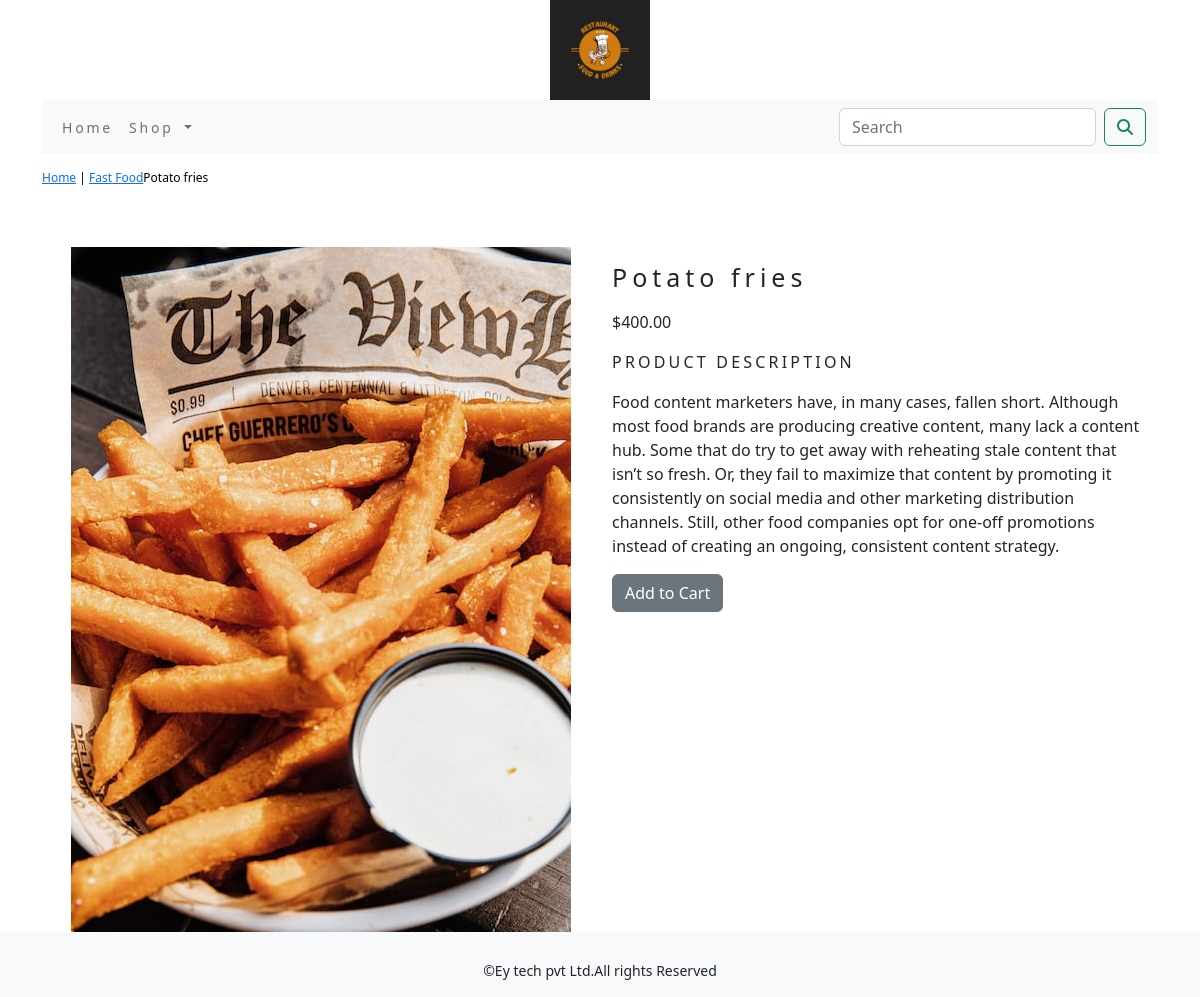
Screenshot of /shop/fast-food/potato-fries/ with the database file from the repository.
### shopapp/models.py (models this page shows, shortened)
class Product(models.Model):
    name=models.CharField(max_length=250,unique=True)
    slug=models.SlugField(max_length=250,unique=True)
    description=models.TextField(blank=True)
    price=models.DecimalField(max_digits=10,decimal_places=2)
    category=models.ForeignKey(Category,on_delete=models.CASCADE)
    img=models.ImageField(upload_to='product',blank=True)
    stock=models.IntegerField()
    available=models.BooleanField(default=True)
    created=models.DateTimeField(auto_now_add=True)
    updated=models.DateTimeField(auto_now=True)
    class Meta:
        ordering = ('name',)
        verbose_name = 'product'
        verbose_name_plural = 'products'

class Category(models.Model):
    name=models.CharField(max_length=250,unique=True)
    slug=models.SlugField(max_length=250,unique=True)
    description=models.TextField(blank=True)
    image=models.ImageField(upload_to='category',blank=True)
    class Meta:
        ordering=('name',)
        verbose_name='category'
        verbose_name_plural='categories'
    def get_url(self):
        return reverse('shopapp:products_by_category', args=[self.slug])
    def __str__(self):
        return '{}'.format(self.name)

### shopapp/views.py (the view)
# urls.py: path('<slug:c_slug>/<slug:product_slug>/',views.proDetails,name='proCatdetail'),
def proDetails(request,c_slug,product_slug):
    try:
        product=Product.objects.get(category__slug=c_slug,slug=product_slug)
    except Exception as e:
        raise e
    return render(request,'product.html',{'product':product})

### cart/context_processors.py (called while the page is built)
def counter(request):
    item_count=0
    if 'admin' in request.path:
        return {}
    else:
        try:
            cart=Cart.objects.filter(cart_id=_cart_id(request))
            car_items=CartItem.objects.all().filter(cart=cart[:1])
            for cart_item in car_items:
                item_count += cart_item.quantity
        except Cart.DoesNotExist:
            item_count =0
    return dict(item_count=item_count)

### cart/views.py (called while the page is built)
def _cart_id(request):
    cart=request.session.session_key
    if not cart:
        cart=request.session.create()
    return cart

### shopapp/context_processors.py (called while the page is built)
def menu_links(request):
    links=Category.objects.all()
    return dict(links=links)

### templates/product.html (shortened to what this page needs)
{% extends 'base.html' %}
{% load static %}
{% block content %}
<div class="row my_prod_row_class">
    <div class="mx_auto">
        <p><a href="{% url 'shopapp:allProductCat' %}">Home</a> |  <a href="{{product.category.get_url}}">{{product.category}}</a>{{product.name}}</p>
    </div>
</div>
<div class="container">
<br>
<div class="row">
    <div class="col-12 col-sm-12 col-md-12 col-lg-6 text-center">
        <div style="min-width:18rem">
            <img src="{{product.img.url}}" alt="{{product.name}}">
        </div>
    </div>
        <div class="col-12 col-sm-12 col-md-12 col-lg-6">
            <div>
            <h1 class="my_prod_title">{{product.name}}</h1>
            <p>${{product.price}}</p>
            <p class="my_title">Product Description</p>
            <p class="text-justify my_rod_text">{{product.description}}</p>
            {% if product.stock <= 0 %}
            <p class="text-justify my_prod_text"><b>Out Of Stock</b></p>
            {% else %}
            <a  class="btn btn-secondary"href="{% url 'cart:add_cart' product.id %}">Add to Cart</a>
            {% endif %}
        </div>
            </div>
    </div>
</div>
{% endblock %}

### static/css/custom.css (style rules this page uses)
body { font-family: 'Roboto', sans-serif; }
.my_title { font-size:16px; text-transform:uppercase; letter-spacing:.2em; }
.my_prod_row_class { padding-top:15px; padding-bottom:20px; }
.my_prod_row_class .mx_auto { color:#000; font-size:12px; text-decoration:none; }
.my_prod_title { font-size:25px; text_transform:uppercase; letter-spacing:.2em; padding-top:15px; padding-bottom:10px; }

### rows the page displays
Product: category "Fast Food", name "Potato fries", img (picture), price "400.00", description "Food content marketers have, in many cases, fallen short. Although most food brands are producing creative content, many lack a content hub. Some that do try to get away with reheating stale content that isn’t so fresh. Or, they fail to maximize that content by promoting it consistently on social media and other marketing distribution channels. Still, other food companies opt for one-off promotions instead of creating an ongoing, consistent content strategy."
